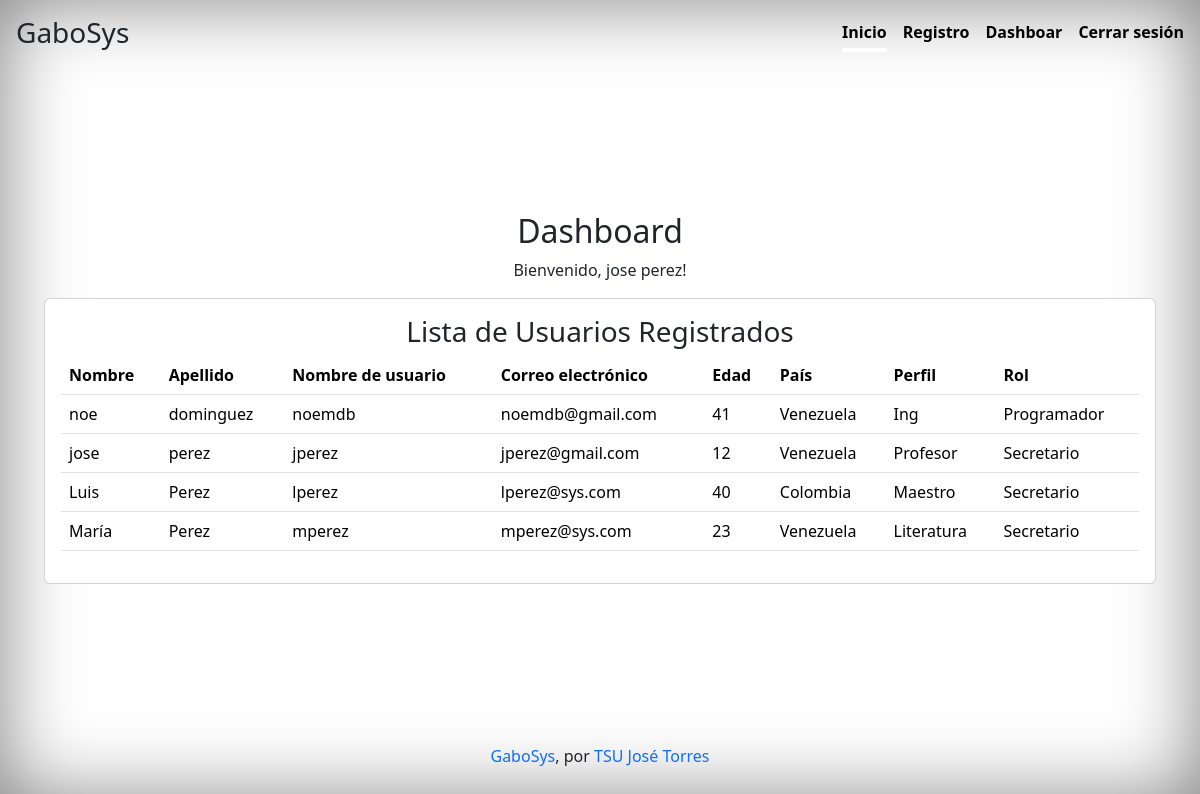
Page /dashboard.php (signed in) on the committed database.
### tables this page shows
CREATE TABLE `users` (
  `id` int NOT NULL,
  `firstname` varchar(50) NOT NULL,
  `lastname` varchar(50) NOT NULL,
  `username` varchar(50) NOT NULL,
  `email` varchar(100) NOT NULL,
  `age` int DEFAULT NULL,
  `country` varchar(50) DEFAULT NULL,
  `profile` varchar(50) DEFAULT NULL,
  `rol` varchar(50) DEFAULT NULL,
  `password` varchar(255) NOT NULL,
  `status` int NOT NULL DEFAULT '1'
);

### dashboard.php (the view, shortened to what this page needs)
<html lang="en" class="h-100" data-bs-theme="light">
<?php
include('conn.php');
try {
    $conn = new PDO("mysql:host=$servername;dbname=$dbname", $username, $password);
    $conn->setAttribute(PDO::ATTR_ERRMODE, PDO::ERRMODE_EXCEPTION);
    $sql = "SELECT * FROM users";
    $stmt = $conn->query($sql);
    $users = $stmt->fetchAll(PDO::FETCH_ASSOC);
} catch (PDOException $e) {
    die("Error en la conexión a la base de datos: " . $e->getMessage());
}
?>
<head>
<?php include('head.php'); ?>
</head>
<body class="d-flex h-100 text-center">
    <div class="d-flex w-100 h-100 p-3 mx-auto flex-column">
        <header class="mb-auto" >
            <?php include('header.php'); ?>
        </header>
        <main class="px-3 w-100">
            <div class="container">
                <h2 class="">Dashboard</h2>
                <p class="">Bienvenido, <?php echo $_SESSION['firstname'] .' '. $_SESSION['lastname']; ?>!</p>
                <div class="card">
                    <div class="card-body">
                        <h3>Lista de Usuarios Registrados</h3>
                        <table class="table">
                            <thead>
                                <tr>
                                    <th>Nombre</th>
                                    <th>Apellido</th>
                                    <th>Nombre de usuario</th>
                                    <th>Correo electrónico</th>
                                    <th>Edad</th>
                                    <th>País</th>
                                    <th>Perfil</th>
                                    <th>Rol</th>
                                </tr>
                            </thead>
                            <tbody>
                                <?php foreach ($users as $user): ?>
                                    <tr>
                                        <td><?php echo $user['firstname']; ?></td>
                                        <td><?php echo $user['lastname']; ?></td>
                                        <td><?php echo $user['username']; ?></td>
                                        <td><?php echo $user['email']; ?></td>
                                        <td><?php echo $user['age']; ?></td>
                                        <td><?php echo $user['country']; ?></td>
                                        <td><?php echo $user['profile']; ?></td>
                                        <td><?php echo $user['rol']; ?></td>
                                    </tr>
                                <?php endforeach; ?>
                            </tbody>
                        </table>
                    </div>
                </div>
            </div>
        </main>
        <footer class="mt-auto">
            <?php include('footer.php'); ?>
        </footer>
    </div>
</body>
</html>

### head.php (shortened to what this page needs)
<link rel="stylesheet" href="vendor/bootstrap/5.3.2/css/style.css">
<link rel="stylesheet" href="vendor/bootstrap/5.3.2/css/bootstrap.min.css">
<link rel="stylesheet" href="vendor/bootstrap/5.3.2/css/app.css">
<link rel="stylesheet" href="vendor/bootstrap/5.3.2/css/cover.css">

### header.php
<div>
    <h3 class="float-md-start mb-0">GaboSys</h3>
    <nav class="nav nav-masthead justify-content-center float-md-end" >
        <a class="nav-link fw-bold py-1 px-0 active" aria-current="page" href="index.php" style="color: black !important;">Inicio</a>
        <a class="nav-link fw-bold py-1 px-0" href="registerh.php" style="color: black !important;">Registro</a>
        <?php if (isset($_SESSION['username'])) { ?>
            <a class="nav-link fw-bold py-1 px-0" href="dashboard.php" style="color: black !important;">Dashboar</a>
            <a class="nav-link fw-bold py-1 px-0" href="logout.php" style="color: black !important;">Cerrar sesión</a>
        <?php } else { ?>
            <a class="nav-link fw-bold py-1 px-0" href="loginh.php" style="color: black !important;">Login</a>
        <?php } ?>
    </nav>
</div>

### footer.php
<p> <a href="index.php" class="text-center text-decoration-none">GaboSys</a>, por <a href="#" class="text-center text-decoration-none">TSU José Torres</a></p>

### rows in the picture
users: firstname "noe", lastname "dominguez", username "noemdb", email "noemdb@gmail.com", age "41", country "Venezuela", profile "Ing", rol "Programador"
users: firstname "jose", lastname "perez", username "jperez", email "jperez@gmail.com", age "12", country "Venezuela", profile "Profesor", rol "Secretario"
users: firstname "Luis", lastname "Perez", username "lperez", email "lperez@sys.com", age "40", country "Colombia", profile "Maestro", rol "Secretario"
users: firstname "María", lastname "Perez", username "mperez", email "mperez@sys.com", age "23", country "Venezuela", profile "Literatura", rol "Secretario"

### other values in the picture
$_SESSION['firstname'] "jose"
$_SESSION['lastname'] "perez"
